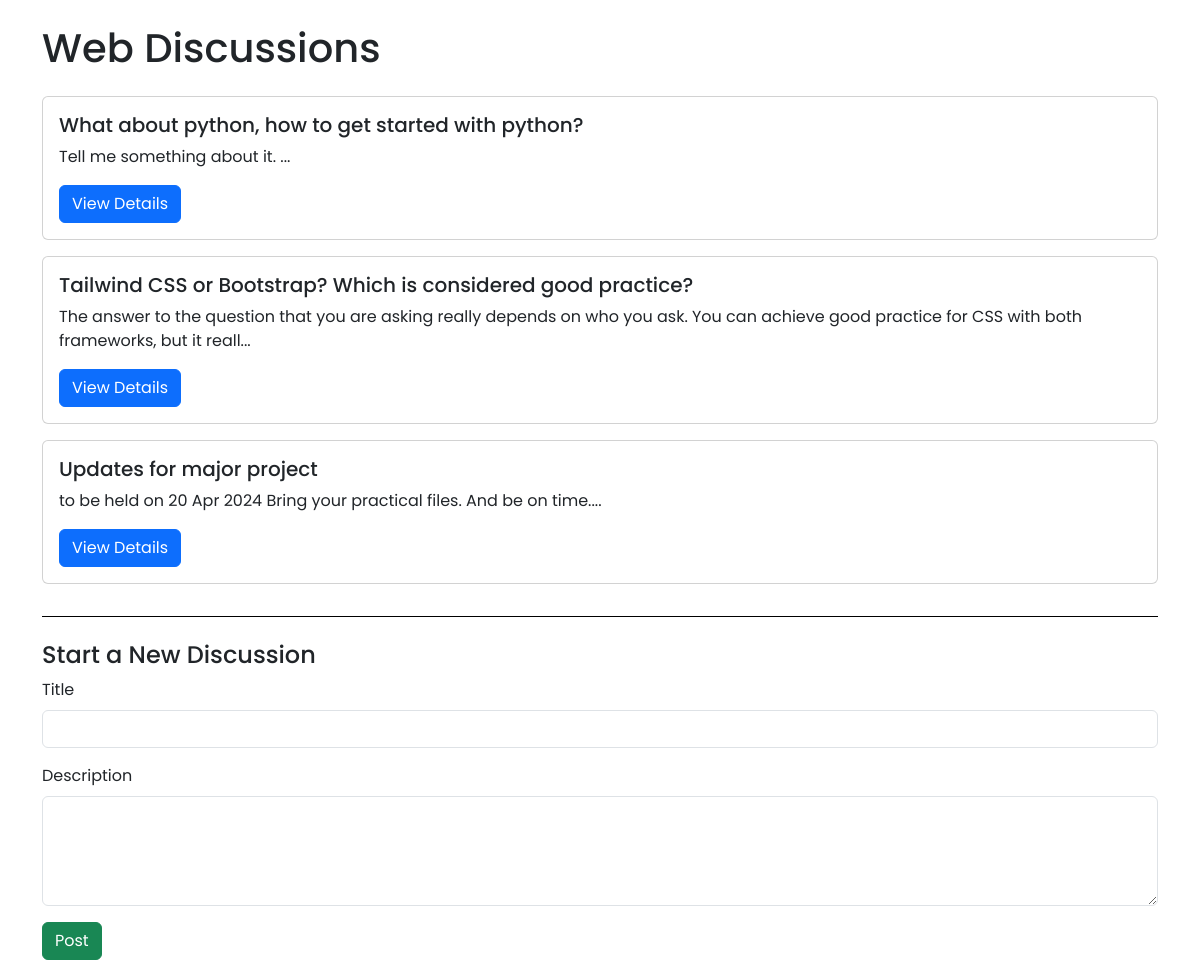
The page /forum/discussions.php on the database its author committed.
### tables this page shows
CREATE TABLE `questions` (
  `id` int(11) NOT NULL,
  `user_id` int(11) NOT NULL,
  `title` varchar(255) NOT NULL,
  `description` text NOT NULL,
  `date_posted` datetime DEFAULT current_timestamp(),
  `status` enum('open','closed','deleted') DEFAULT 'open',
  `tags` varchar(255) DEFAULT NULL
);

### forum/discussions.php (the view, shortened to what this page needs)
<!DOCTYPE html>
<html lang="en">
<head>
    <link href="https://cdn.jsdelivr.net/npm/bootstrap@5.3.3/dist/css/bootstrap.min.css" rel="stylesheet">
    <link rel="stylesheet" href="../css/style.css">
</head>
<body style="background:transparent;">
    <?php
    require_once '../includes/db_connection_forum.php';
    $query = "SELECT id, title, description, date_posted FROM questions ORDER BY date_posted DESC";
    $result = mysqli_query($conn, $query);
    ?>
    <div class="container mt-4">
        <h1 class="mb-4">Web Discussions</h1>
        <div class="questions">
            <?php while ($question = mysqli_fetch_assoc($result)) { ?>
                <div class="question card mb-3">
                    <div class="card-body">
                        <h5 class="card-title"><?php echo $question['title']; ?></h5>
                        <p class="card-text"><?php echo substr($question['description'], 0, 150); ?>...</p>
                        <a href="question-detail.php?id=<?php echo $question['id']; ?>" class="btn btn-primary">View Details</a>
                    </div>
                </div>
            <?php } ?>
        </div>
        <div class="post-question" style="border-top:1px solid black;margin-top:2rem;">
            <h4 class="mt-4">Start a New Discussion</h4>
            <form action="post-question.php" method="POST" style="padding:0;">
                <div class="mb-3">
                    <label for="question-title" class="form-label">Title</label>
                    <input type="text" class="form-control" id="question-title" name="title" required>
                </div>
                <div class="mb-3">
                    <label for="question-description" class="form-label">Description</label>
                    <textarea class="form-control" id="question-description" name="description" rows="4" required></textarea>
                </div>
                <button type="submit" class="btn btn-success">Post</button>
            </form>
        </div>
    </div>
</body>
</html>

### css/style.css (style rules this page uses)
:root { --linkcoloronblack:black; }
* { margin: 0; padding: 0; box-sizing: border-box; font-family: 'Poppins', sans-serif; cursor: url('../images/mouse-pointer-2.svg'), auto; }
a { text-decoration: none !important; }
body { font-family: 'Poppins', sans-serif; background: url('../images/image-from-rawpixel-id-10175871-jpeg.jpg') no-repeat bottom center/cover; position: relative; height: 100vh; }
form { padding: 2.3rem 2.2rem; position: relative; }

### rows shown on the page
questions: title "What about python, how to get started with python?", description "Tell me something about it."
questions: title "Tailwind CSS or Bootstrap? Which is considered good practice?", description "The answer to the question that you are asking really depends on who you ask. You can achieve good practice for CSS with both frameworks, but it reall"
questions: title "Updates for major project", description "to be held on 20 Apr 2024 Bring your practical files. And be on time."
